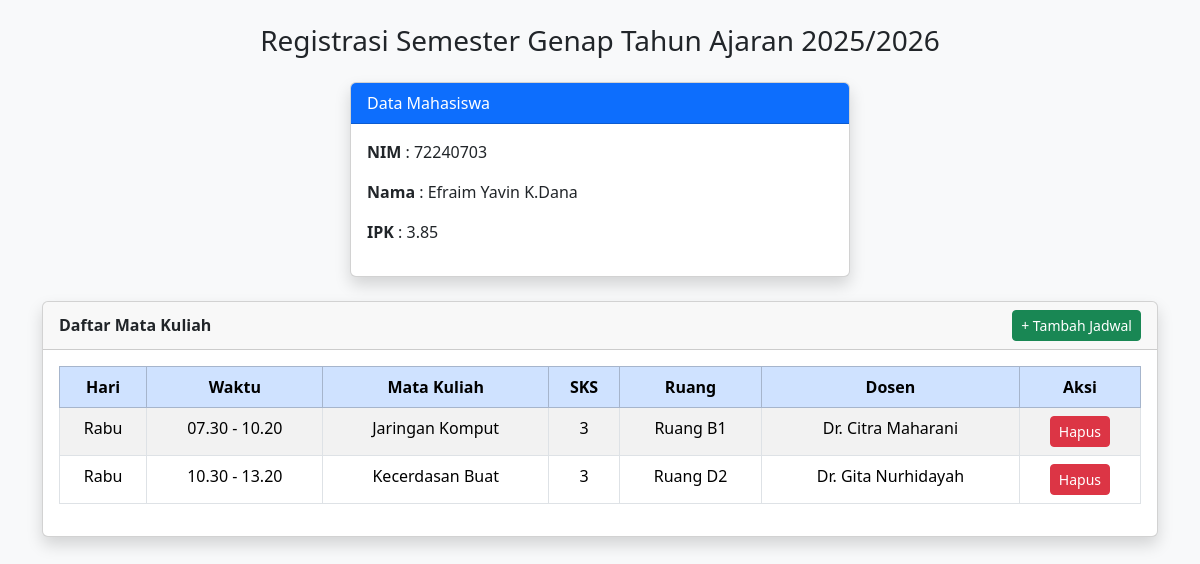
Screenshot of /registrasi.php (signed in) with the database file from the repository.
### tables this page shows
CREATE TABLE `mahasiswa` (
  `nim` char(8) NOT NULL,
  `nama` varchar(30) NOT NULL,
  `password` varchar(150) NOT NULL
);

CREATE TABLE `jadwal` (
  `id_jadwal` int(11) NOT NULL,
  `hari` enum('Senin','Selasa','Rabu','Kamis','Jumat') NOT NULL,
  `waktu` enum('07.30 - 10.20','10.30 - 13.20','13.30 - 16.20','16.30 - 19.20') NOT NULL,
  `kode_mk` char(6) NOT NULL,
  `nik` char(7) NOT NULL,
  `kode_ruang` int(11) NOT NULL
);

CREATE TABLE `mata_kuliah` (
  `kode_mk` char(16) NOT NULL,
  `nama_mk` varchar(15) NOT NULL,
  `sks` int(11) NOT NULL
);

CREATE TABLE `ruang` (
  `kode_ruang` int(7) NOT NULL,
  `nama_ruang` varchar(15) NOT NULL
);

CREATE TABLE `dosen` (
  `nik` char(7) NOT NULL,
  `nama` varchar(30) NOT NULL
);

### registrasi.php (the view, shortened to what this page needs)
<?php
include_once("koneksi.php");
?>
<!DOCTYPE html>
<html lang="en">
<head>
    <link href="https://cdn.jsdelivr.net/npm/bootstrap@5.3.2/dist/css/bootstrap.min.css" rel="stylesheet">
</head>
<body class="bg-light">
<div class="container mt-4">
<h3 class="text-center mb-4">
    Registrasi Semester Genap Tahun Ajaran 2025/2026
</h3>
<?php
$nim = $_SESSION['nim'];
$hasil = $conn->query(" SELECT m.nim, m.nama FROM registrasi r JOIN mahasiswa m ON r.nim = m.nim WHERE r.nim = '$nim'");
while($profil = $hasil->fetch_assoc()){
?>
<div class="card shadow mb-4 mx-auto" style="max-width:500px;">
    <div class="card-header bg-primary text-white">
        Data Mahasiswa
    </div>
    <div class="card-body">
        <p><b>NIM</b> : <?= $profil['nim']; ?></p>
        <p><b>Nama</b> : <?= $profil['nama']; ?></p>
        <p><b>IPK</b> : 3.85</p>
    </div>
</div>
<?php } ?>
<div class="card shadow">
    <div class="card-header d-flex justify-content-between align-items-center">
        <b>Daftar Mata Kuliah</b>
        <a href="tambah_jadwal.php" class="btn btn-success btn-sm">
            + Tambah Jadwal
        </a>
    </div>
    <div class="card-body">
        <table class="table table-bordered table-striped text-center">
            <thead class="table-primary">
                <tr>
                    <th>Hari</th>
                    <th>Waktu</th>
                    <th>Mata Kuliah</th>
                    <th>SKS</th>
                    <th>Ruang</th>
                    <th>Dosen</th>
                    <th>Aksi</th>
                </tr>
            </thead>
            <tbody>
            <?php
            $data = $conn->query("
            SELECT
                j.hari,
                j.waktu,
                mk.nama_mk,
                mk.sks,
                rg.nama_ruang,
                d.nama,
                k.id_krs
            FROM registrasi reg
            JOIN krs k ON reg.no_reg = k.no_reg
            JOIN jadwal j ON k.id_jadwal = j.id_jadwal
            JOIN mata_kuliah mk ON j.kode_mk = mk.kode_mk
            JOIN dosen d ON j.nik = d.nik
            JOIN ruang rg ON j.kode_ruang = rg.kode_ruang
            WHERE reg.nim = '$nim'
            ");
            while ($row = $data->fetch_assoc()) {
                echo "<tr>
                        <td>{$row['hari']}</td>
                        <td>{$row['waktu']}</td>
                        <td>{$row['nama_mk']}</td>
                        <td>{$row['sks']}</td>
                        <td>{$row['nama_ruang']}</td>
                        <td>{$row['nama']}</td>
                        <td>
                          <a href='hapus_krs.php?id_krs={$row['id_krs']}' class='btn btn-danger btn-sm'>Hapus</a>
                        </td>
                      </tr>";
            }
            ?>
            </tbody>
        </table>
    </div>
</div>
</div>
</body>
</html>

### rows the page displays
mahasiswa: nim "72240703", nama "Efraim Yavin K.Dana"
jadwal: hari "Rabu", waktu "07.30 - 10.20", kode_mk.nama_mk "Jaringan Komput", kode_mk.sks "3", kode_ruang.nama_ruang "Ruang B1", nik.nama "Dr. Citra Maharani"
jadwal: hari "Rabu", waktu "10.30 - 13.20", kode_mk.nama_mk "Kecerdasan Buat", kode_mk.sks "3", kode_ruang.nama_ruang "Ruang D2", nik.nama "Dr. Gita Nurhidayah"
